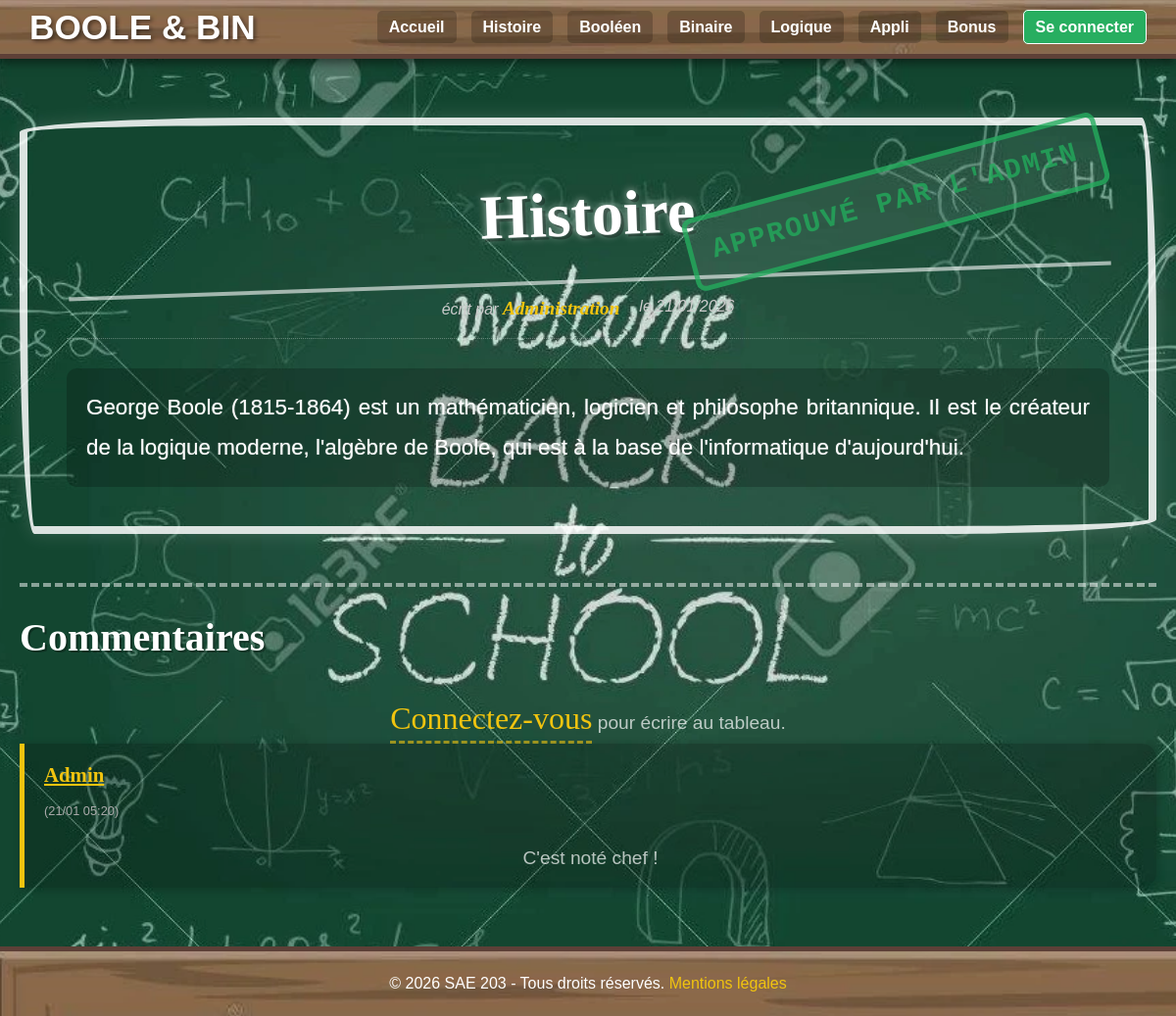
/?page=article&id=1, run on the app's committed database.
### tables this page shows
CREATE TABLE `articles` (
  `id_article` int(11) NOT NULL AUTO_INCREMENT,
  `titre` varchar(255) NOT NULL,
  `resume` text NOT NULL,
  `contenu` longtext NOT NULL,
  
   
  `id_user` int(11) DEFAULT NULL,  
  `statut` int(1) DEFAULT 0,       
  `date_creation` datetime DEFAULT CURRENT_TIMESTAMP,
  
  PRIMARY KEY (`id_article`),
  KEY `id_user` (`id_user`)
);

CREATE TABLE `commentaires` (
  `id_commentaire` int(11) NOT NULL AUTO_INCREMENT,
  `id_user` int(11) NOT NULL,
  `id_article` int(11) NOT NULL,
  `contenu` text NOT NULL,
  `date_publication` datetime DEFAULT CURRENT_TIMESTAMP,
  PRIMARY KEY (`id_commentaire`),
  KEY `id_user` (`id_user`),
  KEY `id_article` (`id_article`)
);

CREATE TABLE `users` (
  `id_user` int(11) NOT NULL AUTO_INCREMENT,
  `pseudo_user` varchar(50) NOT NULL,
  `mp_user` varchar(255) NOT NULL,  
  PRIMARY KEY (`id_user`),
  UNIQUE KEY `pseudo_user` (`pseudo_user`)
);

### index.php (called while the page is built, shortened)
<?php
$pageName = $_GET['page'] ?? 'accueil';
$id = isset($_GET['id']) ? (int)$_GET['id'] : 0;
switch ($pageName) {
    case 'article':
        if ($id > 0) {
            $pageObject = new PageArticle($id);
        } else {
            $pageObject = new PageAccueil();
        }
        break;
}
$pageObject->afficher();
?>

### class/PageArticle.class.php (the view, shortened to what this page needs)
<?php
class PageArticle extends Page {
    private $id_article;
    public function __construct($id) {
        $this->id_article = (int)$id;
    }
    protected function getContenu() {
        $sql = "SELECT a.*, u.pseudo_user
                FROM articles a
                LEFT JOIN users u ON a.id_user = u.id_user
                WHERE id_article = ?";
        $stmt = $this->pdo->prepare($sql);
        $stmt->execute([$this->id_article]);
        $article = $stmt->fetch();
        $titre = htmlspecialchars($article['titre']);
        $contenu = nl2br(htmlspecialchars($article['contenu']));
        $pseudo = htmlspecialchars($article['pseudo_user'] ?? 'Administration');
        $date = date("d/m/Y", strtotime($article['date_creation']));
        $badgeHtml = "";
        if ($article['statut'] == 1) {
            $badgeHtml = "<div class='stamp-approved'>APPROUVÉ PAR L'ADMIN</div>";
        }
        $html = <<<HTML
        <div class="article-detail">
            $badgeHtml
            <h1>$titre</h1>
            <div class="article-infos">
                <span class="info-auteur">écrit par <strong>$pseudo</strong></span>
                <span class="info-date">le $date</span>
            </div>
            <div class="contenu">$contenu</div>
        </div>
        <div class="commentaires-section">
            <h3>Commentaires</h3>
            {$this->getCommentairesHtml()}
        </div>
HTML;
        return $html;
    }
    private function getCommentairesHtml() {
        $html = "";
        if (isset($_SESSION['user_id'])) {
            $html .= '
            <form method="post" action="">
                <textarea name="contenu" rows="4" placeholder="Écrivez votre réponse au tableau..." required></textarea>
                <button type="submit" class="btn-craie">Envoyer</button>
            </form>';
        } else {
            $html .= '<p><a href="?page=login">Connectez-vous</a> pour écrire au tableau.</p>';
        }
        $sql = "SELECT c.*, u.pseudo_user FROM commentaires c
                JOIN users u ON c.id_user = u.id_user
                WHERE id_article = ? ORDER BY date_publication DESC";
        $stmt = $this->pdo->prepare($sql);
        $stmt->execute([$this->id_article]);
        $coms = $stmt->fetchAll();
        if (empty($coms)) {
            $html .= "<p style='color:#ccc; font-style:italic; margin-top:20px;'>Le tableau est vide... Soyez le premier !</p>";
        } else {
            foreach ($coms as $c) {
                $date = date("d/m H:i", strtotime($c['date_publication']));
                $pseudo = htmlspecialchars($c['pseudo_user']);
                $txt = nl2br(htmlspecialchars($c['contenu']));
                $html .= "
                <div class='com'>
                    <div class='com-header'>
                        <strong>$pseudo</strong> <span style='font-size:0.8rem; color:#aaa;'>($date)</span>
                    </div>
                    <p>$txt</p>
                </div>";
            }
        }
        return $html;
    }
}
?>

### class/Page.class.php (shortened to what this page needs)
<?php
class Page {
    protected $titre = "BOOLE & BIN";
    public function __construct() {
        try {
            $this->pdo = new PDO("mysql:host=" . self::HOST . ";dbname=" . self::DB_NAME . ";charset=utf8mb4", self::USER, self::PASS);
        } catch (PDOException $e) {
            die("Erreur BDD : " . $e->getMessage());
        }
    }
    protected function getHeader() {
        if (isset($_SESSION['user_id'])) {
    $pseudo = htmlspecialchars($_SESSION['pseudo']);
    $userMenu = "
        <li><a href='?page=creation' style='color:#f1c40f;'>+ Créer un article</a></li>
        <li class='user-badge'>
            <span class='label-connecte'>Bonjour,</span>
            <span class='pseudo-style'>$pseudo</span>
            <a href='?page=logout' class='btn-logout' title='Se déconnecter'>✘</a>
        </li>";
}else {
            $userMenu = "<li><a href='?page=login' class='btn-login'>Se connecter</a></li>";
        }
        return <<<HTML
        <!doctype html>
        <html lang="fr">
        <head>
            <meta charset="UTF-8">
            <meta name="viewport" content="width=device-width, initial-scale=1.0"> <title>{$this->titre}</title>
            <link rel="stylesheet" href="./css/stylesacceuil.css">
        </head>
        <body>
        <header>
            <div class="titre">
                <a href="index.php"><h1>BOOLE & BIN</h1></a>
                <div class="menu-toggle" id="mobile-menu">☰</div>
            </div>
            <nav class="liste-horizontale">
                <ul>
                    <li><a href="?page=accueil">Accueil</a></li>
                    <li><a href="?page=article&id=1">Histoire</a></li>
                    <li><a href="?page=article&id=2">Booléen</a></li>
                    <li><a href="?page=article&id=3">Binaire</a></li>
                    <li><a href="?page=article&id=4">Logique</a></li>
                    <li><a href="?page=article&id=5">Appli</a></li>
                    <li><a href="?page=article&id=6">Bonus</a></li>
                    $userMenu
                </ul>
            </nav>
        </header>
        <main>
HTML;
    }
    protected function getFooter() {
        $year = date('Y');
        return <<<HTML
        </main>
        <footer>
            <p>&copy; {$year} SAE 203 - Tous droits réservés. <a href="?page=mentions">Mentions légales</a></p>
        </footer>
        </body>
        </html>
HTML;
    }
    public function afficher() {
        echo $this->getHeader();
        echo $this->getContenu();
        echo $this->getFooter();
    }
}
?>

### css/stylesacceuil.css (style rules this page uses)
* { margin: 0; padding: 0; box-sizing: border-box; }
body { background-image: url("../img/tableau3.webp"); background-position: center center; background-repeat: no-repeat; background-attachment: fixed; background-size: cover; font-family: 'Arial', sans-serif; color: #ffffff; line-height: 1.6; min-height: 100vh; display: flex; flex-direction: column; }
h1, h2, h3 { font-family: 'EcritureCraie', 'Arial', cursive; color: #fff; text-shadow: 2px 2px 4px rgba(0,0,0,0.5); }
a { color: #f1c40f; text-decoration: none; transition: color 0.3s; }
header { background-image: url("../img/heade.webp"); background-size: cover; background-position: center; padding: 10px 30px; display: flex; flex-wrap: wrap; align-items: center; justify-content: space-between; box-shadow: 0 4px 10px rgba(0,0,0,0.5); border-bottom: 5px solid #5d4037; position: relative; }
.titre { display: flex; align-items: center; }
.titre h1 { font-size: 2.2rem; margin: 0; line-height: 1; }
.liste-horizontale { flex-grow: 1; display: flex; justify-content: flex-end; }
.liste-horizontale ul { display: flex; list-style: none; gap: 15px; padding: 0; margin: 0; align-items: center; }
.liste-horizontale a { color: white; font-weight: bold; font-size: 1rem; padding: 8px 12px; background-color: rgba(0,0,0,0.2); border-radius: 5px; white-space: nowrap; }
main { flex: 1; padding: 40px 20px; width: 100%; max-width: 1200px; margin: 0 auto; }
.article-detail { background-color: transparent; padding: 40px; margin: 20px auto; border: 8px solid rgba(255, 255, 255, 0.85); border-radius: 255px 15px 225px 15px / 15px 225px 15px 255px; box-shadow: 0 0 20px rgba(255, 255, 255, 0.15); }
.article-detail h1 { font-family: 'EcritureCraie', cursive; font-size: 4rem; color: #ffffff; text-align: center; margin-bottom: 30px; text-shadow: 3px 3px 0px rgba(0,0,0,0.3), 0 0 8px rgba(255,255,255,0.6); border-bottom: 4px solid rgba(255,255,255,0.6); padding-bottom: 15px; transform: rotate(-2deg); }
.article-detail .contenu { font-family: 'Comic Sans MS', 'Chalkboard SE', 'Marker Felt', sans-serif; font-size: 1.4rem; line-height: 1.8; color: #fcfcfc; text-align: justify; text-shadow: 0 0 1px rgba(255,255,255, 0.6); background-color: rgba(0, 0, 0, 0.2); padding: 20px; border-radius: 10px; }
footer { background-image: url("../img/heade.webp"); background-size: cover; padding: 20px; text-align: center; color: white; border-top: 5px solid #5d4037; margin-top: auto; }
.commentaires-section { margin-top: 50px; padding-top: 20px; border-top: 4px dashed rgba(255, 255, 255, 0.5); }
.commentaires-section h3 { font-family: 'EcritureCraie', cursive; font-size: 2.5rem; margin-bottom: 25px; color: #fff; text-shadow: 2px 2px 0px rgba(0,0,0,0.3); }
.com { background-color: rgba(0, 0, 0, 0.2); border-left: 5px solid #f1c40f; padding: 15px 20px; margin-bottom: 20px; border-radius: 0 15px 15px 0; font-family: 'Comic Sans MS', sans-serif; color: #f0f0f0; font-size: 1.1rem; box-shadow: 2px 2px 10px rgba(0,0,0,0.2); }
.com strong { color: #f1c40f; font-size: 1.3rem; display: block; margin-bottom: 5px; font-family: 'EcritureCraie', cursive; text-decoration: underline; }
.btn-login { background-color: #27ae60 !important; border: 1px solid white; }
.commentaires-section p { text-align: center; font-size: 1.2rem; color: rgba(255, 255, 255, 0.7); margin-top: 20px; }
.commentaires-section a[href*="login"] { font-family: 'EcritureCraie', cursive; color: #f1c40f; font-size: 2rem; text-decoration: none; border-bottom: 3px dashed rgba(241, 196, 15, 0.6); padding-bottom: 5px; transition: all 0.3s ease; }
.article-detail { position: relative !important; }
.stamp-approved { position: absolute; top: 40px; right: 40px; border: 5px solid #27ae60; color: #27ae60; font-size: 1.8rem; font-weight: bold; font-family: 'Courier New', Courier, monospace; padding: 10px 20px; transform: rotate(-15deg); opacity: 0.8; background: rgba(255, 255, 255, 0.1); border-radius: 10px; text-transform: uppercase; letter-spacing: 2px; pointer-events: none; z-index: 100; }
.article-infos { text-align: center; margin-top: -20px; margin-bottom: 30px; font-family: 'Arial', sans-serif; font-style: italic; color: #ccc; font-size: 1rem; border-bottom: 1px dotted rgba(255,255,255,0.3); padding-bottom: 15px; display: flex; justify-content: center; gap: 20px; }
.article-infos strong { color: #f1c40f; font-family: 'EcritureCraie', cursive; font-size: 1.2rem; }

### data on the page
articles: titre "Histoire", date_creation "21/01/2026", contenu "George Boole (1815-1864) est un mathématicien, logicien et philosophe britannique. Il est le créateur de la logique moderne, l'algèbre de Boole, qui est à la base de l'informatique d'aujourd'hui."
commentaires: id_user.pseudo_user "Admin", date_publication "21/01 05:20", contenu "C'est noté chef !"

### other printed values
$pseudo "Administration"
